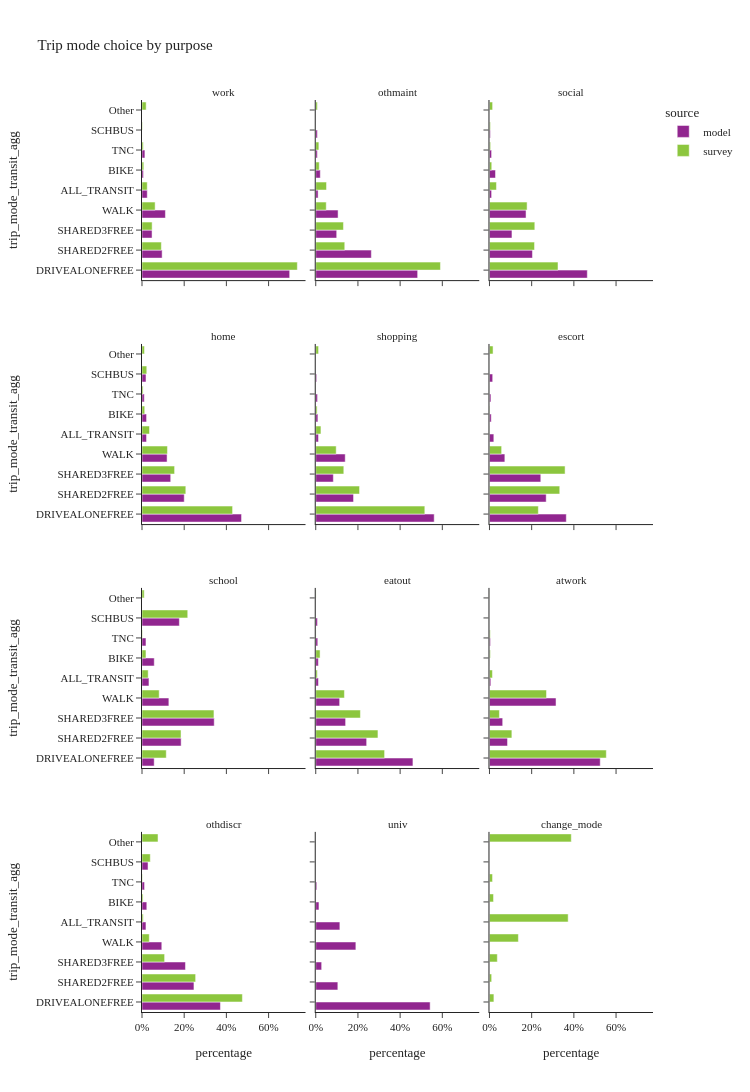
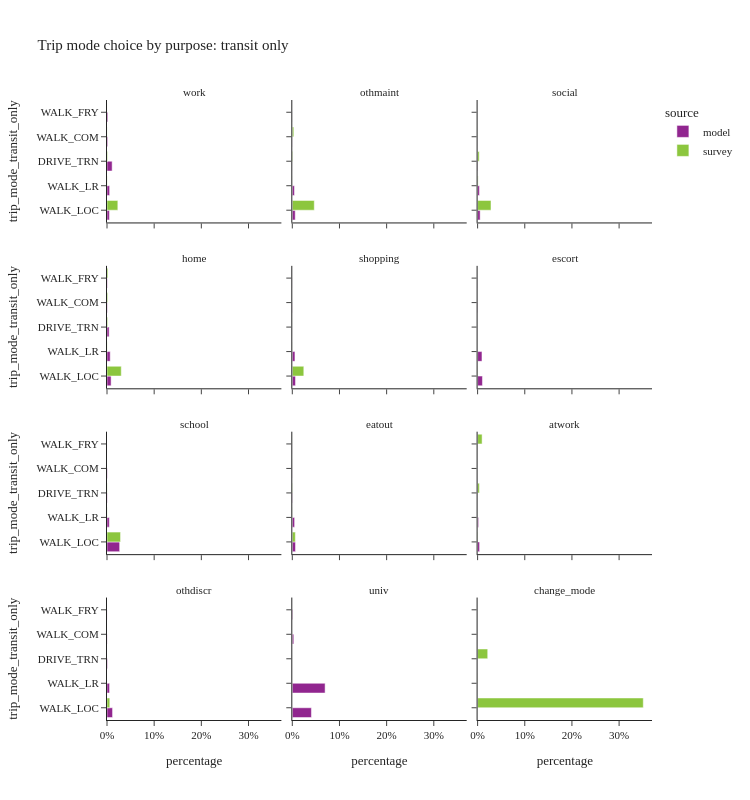

Write notebook code for charts like these, in order.
### Code cell
trip_mode_choice_seg(segment_col='purpose')

### Figure 1 — Plotly figure (JSON) as saved in the notebook; plotly's stock layout.template omitted (floating-point values rounded to 4 significant figures)
{"data": [{"alignmentgroup": "True", "customdata": [[1247894], [170135], [84897], [197887], [44427], [12783], [24610]], "hovertemplate": "source=model<br>purpose=work<br>percentage=%{x}<br>trip_mode_transit_agg=%{y}<br>sample_size=%{customdata[0]}<extra></extra>", "legendgroup": "model", "marker": {"color": "#91268F", "pattern": {"shape": ""}}, "name": "model", "offsetgroup": "model", "orientation": "h", "showlegend": true, "textposition": "auto", "type": "bar", "x": [0.7, 0.09544, 0.04762, 0.111, 0.02492, 0.007171, 0.01381], "xaxis": "x10", "y": ["DRIVEALONEFREE", "SHARED2FREE", "SHARED3FREE", "WALK", "ALL_TRANSIT", "BIKE", "TNC"], "yaxis": "y10"}, {"alignmentgroup": "True", "customdata": [[341061], [186082], [70153], [74774], [7900], [5441], [15220], [5388]], "hovertemplate": "source=model<br>purpose=othmaint<br>percentage=%{x}<br>trip_mode_transit_agg=%{y}<br>sample_size=%{customdata[0]}<extra></extra>", "legendgroup": "model", "marker": {"color": "#91268F", "pattern": {"shape": ""}}, "name": "model", "offsetgroup": "model", "orientation": "h", "showlegend": false, "textposition": "auto", "type": "bar", "x": [0.4831, 0.2636, 0.09936, 0.1059, 0.01119, 0.007707, 0.02156, 0.007632], "xaxis": "x11", "y": ["DRIVEALONEFREE", "SHARED2FREE", "SHARED3FREE", "WALK", "ALL_TRANSIT", "SCHBUS", "BIKE", "TNC"], "yaxis": "y11"}, {"alignmentgroup": "True", "customdata": [[593708], [260757], [136441], [221855], [12930], [5385], [36480], [12812]], "hovertemplate": "source=model<br>purpose=social<br>percentage=%{x}<br>trip_mode_transit_agg=%{y}<br>sample_size=%{customdata[0]}<extra></extra>", "legendgroup": "model", "marker": {"color": "#91268F", "pattern": {"shape": ""}}, "name": "model", "offsetgroup": "model", "orientation": "h", "showlegend": false, "textposition": "auto", "type": "bar", "x": [0.4637, 0.2037, 0.1066, 0.1733, 0.0101, 0.004206, 0.02849, 0.01001], "xaxis": "x12", "y": ["DRIVEALONEFREE", "SHARED2FREE", "SHARED3FREE", "WALK", "ALL_TRANSIT", "SCHBUS", "BIKE", "TNC"], "yaxis": "y12"}, {"alignmentgroup": "True", "customdata": [[2254977], [956812], [650307], [568161], [102775], [90780], [103486], [51732]], "hovertemplate": "source=model<br>purpose=home<br>percentage=%{x}<br>trip_mode_transit_agg=%{y}<br>sample_size=%{customdata[0]}<extra></extra>", "legendgroup": "model", "marker": {"color": "#91268F", "pattern": {"shape": ""}}, "name": "model", "offsetgroup": "model", "orientation": "h", "showlegend": false, "textposition": "auto", "type": "bar", "x": [0.4718, 0.2002, 0.1361, 0.1189, 0.02151, 0.019, 0.02165, 0.01082], "xaxis": "x7", "y": ["DRIVEALONEFREE", "SHARED2FREE", "SHARED3FREE", "WALK", "ALL_TRANSIT", "SCHBUS", "BIKE", "TNC"], "yaxis": "y7"}, {"alignmentgroup": "True", "customdata": [[652090], [208082], [96866], [162301], [14952], [5291], [11832], [9890]], "hovertemplate": "source=model<br>purpose=shopping<br>percentage=%{x}<br>trip_mode_transit_agg=%{y}<br>sample_size=%{customdata[0]}<extra></extra>", "legendgroup": "model", "marker": {"color": "#91268F", "pattern": {"shape": ""}}, "name": "model", "offsetgroup": "model", "orientation": "h", "showlegend": false, "textposition": "auto", "type": "bar", "x": [0.5615, 0.1792, 0.08341, 0.1398, 0.01288, 0.004556, 0.01019, 0.008516], "xaxis": "x8", "y": ["DRIVEALONEFREE", "SHARED2FREE", "SHARED3FREE", "WALK", "ALL_TRANSIT", "SCHBUS", "BIKE", "TNC"], "yaxis": "y8"}, {"alignmentgroup": "True", "customdata": [[357525], [263959], [238795], [71550], [20231], [14951], [8148], [6720]], "hovertemplate": "source=model<br>purpose=escort<br>percentage=%{x}<br>trip_mode_transit_agg=%{y}<br>sample_size=%{customdata[0]}<extra></extra>", "legendgroup": "model", "marker": {"color": "#91268F", "pattern": {"shape": ""}}, "name": "model", "offsetgroup": "model", "orientation": "h", "showlegend": false, "textposition": "auto", "type": "bar", "x": [0.3641, 0.2688, 0.2432, 0.07287, 0.0206, 0.01523, 0.008298, 0.006844], "xaxis": "x9", "y": ["DRIVEALONEFREE", "SHARED2FREE", "SHARED3FREE", "WALK", "ALL_TRANSIT", "SCHBUS", "BIKE", "TNC"], "yaxis": "y9"}, {"alignmentgroup": "True", "customdata": [[29406], [94430], [174240], [64821], [16785], [90141], [29561], [9611]], "hovertemplate": "source=model<br>purpose=school<br>percentage=%{x}<br>trip_mode_transit_agg=%{y}<br>sample_size=%{customdata[0]}<extra></extra>", "legendgroup": "model", "marker": {"color": "#91268F", "pattern": {"shape": ""}}, "name": "model", "offsetgroup": "model", "orientation": "h", "showlegend": false, "textposition": "auto", "type": "bar", "x": [0.05777, 0.1855, 0.3423, 0.1274, 0.03298, 0.1771, 0.05808, 0.01888], "xaxis": "x4", "y": ["DRIVEALONEFREE", "SHARED2FREE", "SHARED3FREE", "WALK", "ALL_TRANSIT", "SCHBUS", "BIKE", "TNC"], "yaxis": "y4"}, {"alignmentgroup": "True", "customdata": [[341355], [178806], [104914], [83977], [9464], [6167], [9123], [7144]], "hovertemplate": "source=model<br>purpose=eatout<br>percentage=%{x}<br>trip_mode_transit_agg=%{y}<br>sample_size=%{customdata[0]}<extra></extra>", "legendgroup": "model", "marker": {"color": "#91268F", "pattern": {"shape": ""}}, "name": "model", "offsetgroup": "model", "orientation": "h", "showlegend": false, "textposition": "auto", "type": "bar", "x": [0.4607, 0.2413, 0.1416, 0.1133, 0.01277, 0.008323, 0.01231, 0.009642], "xaxis": "x5", "y": ["DRIVEALONEFREE", "SHARED2FREE", "SHARED3FREE", "WALK", "ALL_TRANSIT", "SCHBUS", "BIKE", "TNC"], "yaxis": "y5"}, {"alignmentgroup": "True", "customdata": [[115069], [18752], [13721], [69138], [1385], [104], [1032]], "hovertemplate": "source=model<br>purpose=atwork<br>percentage=%{x}<br>trip_mode_transit_agg=%{y}<br>sample_size=%{customdata[0]}<extra></extra>", "legendgroup": "model", "marker": {"color": "#91268F", "pattern": {"shape": ""}}, "name": "model", "offsetgroup": "model", "orientation": "h", "showlegend": false, "textposition": "auto", "type": "bar", "x": [0.5249, 0.08555, 0.0626, 0.3154, 0.006318, 0.0004745, 0.004708], "xaxis": "x6", "y": ["DRIVEALONEFREE", "SHARED2FREE", "SHARED3FREE", "WALK", "ALL_TRANSIT", "BIKE", "TNC"], "yaxis": "y6"}, {"alignmentgroup": "True", "customdata": [[121605], [80537], [67377], [30683], [6138], [9337], [7435], [3953]], "hovertemplate": "source=model<br>purpose=othdiscr<br>percentage=%{x}<br>trip_mode_transit_agg=%{y}<br>sample_size=%{customdata[0]}<extra></extra>", "legendgroup": "model", "marker": {"color": "#91268F", "pattern": {"shape": ""}}, "name": "model", "offsetgroup": "model", "orientation": "h", "showlegend": false, "textposition": "auto", "type": "bar", "x": [0.3718, 0.2462, 0.206, 0.09381, 0.01877, 0.02855, 0.02273, 0.01209], "xaxis": "x", "y": ["DRIVEALONEFREE", "SHARED2FREE", "SHARED3FREE", "WALK", "ALL_TRANSIT", "SCHBUS", "BIKE", "TNC"], "yaxis": "y"}, {"alignmentgroup": "True", "customdata": [[39096], [7554], [2023], [13712], [8248], [1102], [365]], "hovertemplate": "source=model<br>purpose=univ<br>percentage=%{x}<br>trip_mode_transit_agg=%{y}<br>sample_size=%{customdata[0]}<extra></extra>", "legendgroup": "model", "marker": {"color": "#91268F", "pattern": {"shape": ""}}, "name": "model", "offsetgroup": "model", "orientation": "h", "showlegend": false, "textposition": "auto", "type": "bar", "x": [0.5422, 0.1048, 0.02806, 0.1902, 0.1144, 0.01528, 0.005062], "xaxis": "x2", "y": ["DRIVEALONEFREE", "SHARED2FREE", "SHARED3FREE", "WALK", "ALL_TRANSIT", "BIKE", "TNC"], "yaxis": "y2"}, {"alignmentgroup": "True", "customdata": [[3211], [323], [110], [770], [447], [2], [173], [33], [147]], "hovertemplate": "source=survey<br>purpose=work<br>percentage=%{x}<br>trip_mode_transit_agg=%{y}<br>sample_size=%{customdata[0]}<extra></extra>", "legendgroup": "survey", "marker": {"color": "#8CC63E", "pattern": {"shape": ""}}, "name": "survey", "offsetgroup": "survey", "orientation": "h", "showlegend": true, "textposition": "auto", "type": "bar", "x": [0.7363, 0.09177, 0.04801, 0.06224, 0.02482, 0.002361, 0.008581, 0.006135, 0.01974], "xaxis": "x10", "y": ["DRIVEALONEFREE", "SHARED2FREE", "SHARED3FREE", "WALK", "ALL_TRANSIT", "SCHBUS", "BIKE", "TNC", "Other"], "yaxis": "y10"}, {"alignmentgroup": "True", "customdata": [[1018], [410], [176], [241], [116], [22], [17], [47]], "hovertemplate": "source=survey<br>purpose=othmaint<br>percentage=%{x}<br>trip_mode_transit_agg=%{y}<br>sample_size=%{customdata[0]}<extra></extra>", "legendgroup": "survey", "marker": {"color": "#8CC63E", "pattern": {"shape": ""}}, "name": "survey", "offsetgroup": "survey", "orientation": "h", "showlegend": false, "textposition": "auto", "type": "bar", "x": [0.5911, 0.1375, 0.1313, 0.04978, 0.05108, 0.01661, 0.01477, 0.007735], "xaxis": "x11", "y": ["DRIVEALONEFREE", "SHARED2FREE", "SHARED3FREE", "WALK", "ALL_TRANSIT", "BIKE", "TNC", "Other"], "yaxis": "y11"}, {"alignmentgroup": "True", "customdata": [[1842], [1047], [816], [2121], [223], [8], [172], [35], [171]], "hovertemplate": "source=survey<br>purpose=social<br>percentage=%{x}<br>trip_mode_transit_agg=%{y}<br>sample_size=%{customdata[0]}<extra></extra>", "legendgroup": "survey", "marker": {"color": "#8CC63E", "pattern": {"shape": ""}}, "name": "survey", "offsetgroup": "survey", "orientation": "h", "showlegend": false, "textposition": "auto", "type": "bar", "x": [0.3248, 0.2135, 0.2148, 0.1783, 0.03303, 0.004526, 0.01077, 0.005369, 0.01481], "xaxis": "x12", "y": ["DRIVEALONEFREE", "SHARED2FREE", "SHARED3FREE", "WALK", "ALL_TRANSIT", "SCHBUS", "BIKE", "TNC", "Other"], "yaxis": "y12"}, {"alignmentgroup": "True", "customdata": [[4817], [2279], [1430], [2960], [726], [134], [374], [66], [209]], "hovertemplate": "source=survey<br>purpose=home<br>percentage=%{x}<br>trip_mode_transit_agg=%{y}<br>sample_size=%{customdata[0]}<extra></extra>", "legendgroup": "survey", "marker": {"color": "#8CC63E", "pattern": {"shape": ""}}, "name": "survey", "offsetgroup": "survey", "orientation": "h", "showlegend": false, "textposition": "auto", "type": "bar", "x": [0.4294, 0.2077, 0.1545, 0.1207, 0.03552, 0.0226, 0.01288, 0.00513, 0.01161], "xaxis": "x7", "y": ["DRIVEALONEFREE", "SHARED2FREE", "SHARED3FREE", "WALK", "ALL_TRANSIT", "SCHBUS", "BIKE", "TNC", "Other"], "yaxis": "y7"}, {"alignmentgroup": "True", "customdata": [[2130], [1046], [505], [711], [163], [53], [4], [64]], "hovertemplate": "source=survey<br>purpose=shopping<br>percentage=%{x}<br>trip_mode_transit_agg=%{y}<br>sample_size=%{customdata[0]}<extra></extra>", "legendgroup": "survey", "marker": {"color": "#8CC63E", "pattern": {"shape": ""}}, "name": "survey", "offsetgroup": "survey", "orientation": "h", "showlegend": false, "textposition": "auto", "type": "bar", "x": [0.517, 0.2076, 0.1331, 0.09691, 0.02466, 0.006537, 0.0007081, 0.01342], "xaxis": "x8", "y": ["DRIVEALONEFREE", "SHARED2FREE", "SHARED3FREE", "WALK", "ALL_TRANSIT", "BIKE", "TNC", "Other"], "yaxis": "y8"}, {"alignmentgroup": "True", "customdata": [[660], [953], [738], [319], [12], [3], [52], [2], [23]], "hovertemplate": "source=survey<br>purpose=escort<br>percentage=%{x}<br>trip_mode_transit_agg=%{y}<br>sample_size=%{customdata[0]}<extra></extra>", "legendgroup": "survey", "marker": {"color": "#8CC63E", "pattern": {"shape": ""}}, "name": "survey", "offsetgroup": "survey", "orientation": "h", "showlegend": false, "textposition": "auto", "type": "bar", "x": [0.2315, 0.3331, 0.3584, 0.05763, 0.0005046, 0.0001123, 0.001548, 0.0001868, 0.01699], "xaxis": "x9", "y": ["DRIVEALONEFREE", "SHARED2FREE", "SHARED3FREE", "WALK", "ALL_TRANSIT", "SCHBUS", "BIKE", "TNC", "Other"], "yaxis": "y9"}, {"alignmentgroup": "True", "customdata": [[61], [219], [232], [153], [50], [152], [27], [4], [8]], "hovertemplate": "source=survey<br>purpose=school<br>percentage=%{x}<br>trip_mode_transit_agg=%{y}<br>sample_size=%{customdata[0]}<extra></extra>", "legendgroup": "survey", "marker": {"color": "#8CC63E", "pattern": {"shape": ""}}, "name": "survey", "offsetgroup": "survey", "orientation": "h", "showlegend": false, "textposition": "auto", "type": "bar", "x": [0.1151, 0.185, 0.3411, 0.08152, 0.02933, 0.2168, 0.01881, 0.002025, 0.01045], "xaxis": "x4", "y": ["DRIVEALONEFREE", "SHARED2FREE", "SHARED3FREE", "WALK", "ALL_TRANSIT", "SCHBUS", "BIKE", "TNC", "Other"], "yaxis": "y4"}, {"alignmentgroup": "True", "customdata": [[785], [604], [383], [652], [89], [1], [48], [11], [35]], "hovertemplate": "source=survey<br>purpose=eatout<br>percentage=%{x}<br>trip_mode_transit_agg=%{y}<br>sample_size=%{customdata[0]}<extra></extra>", "legendgroup": "survey", "marker": {"color": "#8CC63E", "pattern": {"shape": ""}}, "name": "survey", "offsetgroup": "survey", "orientation": "h", "showlegend": false, "textposition": "auto", "type": "bar", "x": [0.3263, 0.2949, 0.2118, 0.136, 0.007462, 1.047e-05, 0.02052, 0.001505, 0.001537], "xaxis": "x5", "y": ["DRIVEALONEFREE", "SHARED2FREE", "SHARED3FREE", "WALK", "ALL_TRANSIT", "SCHBUS", "BIKE", "TNC", "Other"], "yaxis": "y5"}, {"alignmentgroup": "True", "customdata": [[315], [50], [45], [331], [8], [8], [1], [31]], "hovertemplate": "source=survey<br>purpose=atwork<br>percentage=%{x}<br>trip_mode_transit_agg=%{y}<br>sample_size=%{customdata[0]}<extra></extra>", "legendgroup": "survey", "marker": {"color": "#8CC63E", "pattern": {"shape": ""}}, "name": "survey", "offsetgroup": "survey", "orientation": "h", "showlegend": false, "textposition": "auto", "type": "bar", "x": [0.5538, 0.1061, 0.04712, 0.2703, 0.01397, 0.00421, 0.003755, 0.0007328], "xaxis": "x6", "y": ["DRIVEALONEFREE", "SHARED2FREE", "SHARED3FREE", "WALK", "ALL_TRANSIT", "BIKE", "TNC", "Other"], "yaxis": "y6"}, {"alignmentgroup": "True", "customdata": [[175], [97], [60], [90], [21], [15], [10], [2], [41]], "hovertemplate": "source=survey<br>purpose=othdiscr<br>percentage=%{x}<br>trip_mode_transit_agg=%{y}<br>sample_size=%{customdata[0]}<extra></extra>", "legendgroup": "survey", "marker": {"color": "#8CC63E", "pattern": {"shape": ""}}, "name": "survey", "offsetgroup": "survey", "orientation": "h", "showlegend": false, "textposition": "auto", "type": "bar", "x": [0.4759, 0.2543, 0.1072, 0.03447, 0.005884, 0.03932, 0.004966, 0.002126, 0.07595], "xaxis": "x", "y": ["DRIVEALONEFREE", "SHARED2FREE", "SHARED3FREE", "WALK", "ALL_TRANSIT", "SCHBUS", "BIKE", "TNC", "Other"], "yaxis": "y"}, {"alignmentgroup": "True", "customdata": [[1], [6], [3], [6], [25], [1], [5], [8]], "hovertemplate": "source=survey<br>purpose=change_mode<br>percentage=%{x}<br>trip_mode_transit_agg=%{y}<br>sample_size=%{customdata[0]}<extra></extra>", "legendgroup": "survey", "marker": {"color": "#8CC63E", "pattern": {"shape": ""}}, "name": "survey", "offsetgroup": "survey", "orientation": "h", "showlegend": false, "textposition": "auto", "type": "bar", "x": [0.02096, 0.01031, 0.03719, 0.137, 0.373, 0.01918, 0.01451, 0.3878], "xaxis": "x3", "y": ["DRIVEALONEFREE", "SHARED2FREE", "SHARED3FREE", "WALK", "ALL_TRANSIT", "BIKE", "TNC", "Other"], "yaxis": "y3"}], "layout": {"annotations": [{"font": {}, "showarrow": false, "text": "othdiscr", "x": 0.16, "xanchor": "center", "xref": "paper", "y": 0.1975, "yanchor": "bottom", "yref": "paper"}, {"font": {}, "showarrow": false, "text": "univ", "x": 0.5, "xanchor": "center", "xref": "paper", "y": 0.1975, "yanchor": "bottom", "yref": "paper"}, {"font": {}, "showarrow": false, "text": "change_mode", "x": 0.84, "xanchor": "center", "xref": "paper", "y": 0.1975, "yanchor": "bottom", "yref": "paper"}, {"font": {}, "showarrow": false, "text": "school", "x": 0.16, "xanchor": "center", "xref": "paper", "y": 0.465, "yanchor": "bottom", "yref": "paper"}, {"font": {}, "showarrow": false, "text": "eatout", "x": 0.5, "xanchor": "center", "xref": "paper", "y": 0.465, "yanchor": "bottom", "yref": "paper"}, {"font": {}, "showarrow": false, "text": "atwork", "x": 0.84, "xanchor": "center", "xref": "paper", "y": 0.465, "yanchor": "bottom", "yref": "paper"}, {"font": {}, "showarrow": false, "text": "home", "x": 0.16, "xanchor": "center", "xref": "paper", "y": 0.7325, "yanchor": "bottom", "yref": "paper"}, {"font": {}, "showarrow": false, "text": "shopping", "x": 0.5, "xanchor": "center", "xref": "paper", "y": 0.7325, "yanchor": "bottom", "yref": "paper"}, {"font": {}, "showarrow": false, "text": "escort", "x": 0.84, "xanchor": "center", "xref": "paper", "y": 0.7325, "yanchor": "bottom", "yref": "paper"}, {"font": {}, "showarrow": false, "text": "work", "x": 0.16, "xanchor": "center", "xref": "paper", "y": 1.0, "yanchor": "bottom", "yref": "paper"}, {"font": {}, "showarrow": false, "text": "othmaint", "x": 0.5, "xanchor": "center", "xref": "paper", "y": 1.0, "yanchor": "bottom", "yref": "paper"}, {"font": {}, "showarrow": false, "text": "social", "x": 0.84, "xanchor": "center", "xref": "paper", "y": 1.0, "yanchor": "bottom", "yref": "paper"}], "barmode": "group", "height": 1200, "legend": {"title": {"text": "source"}, "tracegroupgap": 0}, "title": {"text": "Trip mode choice by purpose"}, "width": 750, "xaxis": {"anchor": "y", "domain": [0.0, 0.32], "tickformat": ".0%", "title": {"text": "percentage"}}, "xaxis10": {"anchor": "y10", "domain": [0.0, 0.32], "matches": "x", "showticklabels": false, "tickformat": ".0%"}, "xaxis11": {"anchor": "y11", "domain": [0.34, 0.66], "matches": "x", "showticklabels": false, "tickformat": ".0%"}, "xaxis12": {"anchor": "y12", "domain": [0.68, 1.0], "matches": "x", "showticklabels": false, "tickformat": ".0%"}, "xaxis2": {"anchor": "y2", "domain": [0.34, 0.66], "matches": "x", "tickformat": ".0%", "title": {"text": "percentage"}}, "xaxis3": {"anchor": "y3", "domain": [0.68, 1.0], "matches": "x", "tickformat": ".0%", "title": {"text": "percentage"}}, "xaxis4": {"anchor": "y4", "domain": [0.0, 0.32], "matches": "x", "showticklabels": false, "tickformat": ".0%"}, "xaxis5": {"anchor": "y5", "domain": [0.34, 0.66], "matches": "x", "showticklabels": false, "tickformat": ".0%"}, "xaxis6": {"anchor": "y6", "domain": [0.68, 1.0], "matches": "x", "showticklabels": false, "tickformat": ".0%"}, "xaxis7": {"anchor": "y7", "domain": [0.0, 0.32], "matches": "x", "showticklabels": false, "tickformat": ".0%"}, "xaxis8": {"anchor": "y8", "domain": [0.34, 0.66], "matches": "x", "showticklabels": false, "tickformat": ".0%"}, "xaxis9": {"anchor": "y9", "domain": [0.68, 1.0], "matches": "x", "showticklabels": false, "tickformat": ".0%"}, "yaxis": {"anchor": "x", "domain": [0.0, 0.1975], "title": {"text": "trip_mode_transit_agg"}}, "yaxis10": {"anchor": "x10", "domain": [0.8025, 1.0], "matches": "y", "title": {"text": "trip_mode_transit_agg"}}, "yaxis11": {"anchor": "x11", "domain": [0.8025, 1.0], "matches": "y", "showticklabels": false}, "yaxis12": {"anchor": "x12", "domain": [0.8025, 1.0], "matches": "y", "showticklabels": false}, "yaxis2": {"anchor": "x2", "domain": [0.0, 0.1975], "matches": "y", "showticklabels": false}, "yaxis3": {"anchor": "x3", "domain": [0.0, 0.1975], "matches": "y", "showticklabels": false}, "yaxis4": {"anchor": "x4", "domain": [0.2675, 0.465], "matches": "y", "title": {"text": "trip_mode_transit_agg"}}, "yaxis5": {"anchor": "x5", "domain": [0.2675, 0.465], "matches": "y", "showticklabels": false}, "yaxis6": {"anchor": "x6", "domain": [0.2675, 0.465], "matches": "y", "showticklabels": false}, "yaxis7": {"anchor": "x7", "domain": [0.535, 0.7325], "matches": "y", "title": {"text": "trip_mode_transit_agg"}}, "yaxis8": {"anchor": "x8", "domain": [0.535, 0.7325], "matches": "y", "showticklabels": false}, "yaxis9": {"anchor": "x9", "domain": [0.535, 0.7325], "matches": "y", "showticklabels": false}}}

### Figure 2 — Plotly figure (JSON) as saved in the notebook; plotly's stock layout.template omitted (floating-point values rounded to 4 significant figures)
{"data": [{"alignmentgroup": "True", "customdata": [[9043], [9927], [19420], [2814], [3223]], "hovertemplate": "source=model<br>purpose=work<br>percentage=%{x}<br>trip_mode_transit_only=%{y}<br>sample_size=%{customdata[0]}<extra></extra>", "legendgroup": "model", "marker": {"color": "#91268F", "pattern": {"shape": ""}}, "name": "model", "offsetgroup": "model", "orientation": "h", "showlegend": true, "textposition": "auto", "type": "bar", "x": [0.005073, 0.005569, 0.01089, 0.001579, 0.001808], "xaxis": "x10", "y": ["WALK_LOC", "WALK_LR", "DRIVE_TRN", "WALK_COM", "WALK_FRY"], "yaxis": "y10"}, {"alignmentgroup": "True", "customdata": [[4384], [3195], [19], [202], [100]], "hovertemplate": "source=model<br>purpose=othmaint<br>percentage=%{x}<br>trip_mode_transit_only=%{y}<br>sample_size=%{customdata[0]}<extra></extra>", "legendgroup": "model", "marker": {"color": "#91268F", "pattern": {"shape": ""}}, "name": "model", "offsetgroup": "model", "orientation": "h", "showlegend": false, "textposition": "auto", "type": "bar", "x": [0.006209, 0.004525, 2.691e-05, 0.0002861, 0.0001416], "xaxis": "x11", "y": ["WALK_LOC", "WALK_LR", "DRIVE_TRN", "WALK_COM", "WALK_FRY"], "yaxis": "y11"}, {"alignmentgroup": "True", "customdata": [[6887], [4927], [921], [162], [33]], "hovertemplate": "source=model<br>purpose=social<br>percentage=%{x}<br>trip_mode_transit_only=%{y}<br>sample_size=%{customdata[0]}<extra></extra>", "legendgroup": "model", "marker": {"color": "#91268F", "pattern": {"shape": ""}}, "name": "model", "offsetgroup": "model", "orientation": "h", "showlegend": false, "textposition": "auto", "type": "bar", "x": [0.005379, 0.003848, 0.0007193, 0.0001265, 2.577e-05], "xaxis": "x12", "y": ["WALK_LOC", "WALK_LR", "DRIVE_TRN", "WALK_COM", "WALK_FRY"], "yaxis": "y12"}, {"alignmentgroup": "True", "customdata": [[41570], [32448], [21396], [3719], [3642]], "hovertemplate": "source=model<br>purpose=home<br>percentage=%{x}<br>trip_mode_transit_only=%{y}<br>sample_size=%{customdata[0]}<extra></extra>", "legendgroup": "model", "marker": {"color": "#91268F", "pattern": {"shape": ""}}, "name": "model", "offsetgroup": "model", "orientation": "h", "showlegend": false, "textposition": "auto", "type": "bar", "x": [0.008698, 0.00679, 0.004477, 0.0007782, 0.0007621], "xaxis": "x7", "y": ["WALK_LOC", "WALK_LR", "DRIVE_TRN", "WALK_COM", "WALK_FRY"], "yaxis": "y7"}, {"alignmentgroup": "True", "customdata": [[7864], [6527], [22], [386], [153]], "hovertemplate": "source=model<br>purpose=shopping<br>percentage=%{x}<br>trip_mode_transit_only=%{y}<br>sample_size=%{customdata[0]}<extra></extra>", "legendgroup": "model", "marker": {"color": "#91268F", "pattern": {"shape": ""}}, "name": "model", "offsetgroup": "model", "orientation": "h", "showlegend": false, "textposition": "auto", "type": "bar", "x": [0.006772, 0.00562, 1.894e-05, 0.0003324, 0.0001317], "xaxis": "x8", "y": ["WALK_LOC", "WALK_LR", "DRIVE_TRN", "WALK_COM", "WALK_FRY"], "yaxis": "y8"}, {"alignmentgroup": "True", "customdata": [[10078], [9093], [66], [727], [267]], "hovertemplate": "source=model<br>purpose=escort<br>percentage=%{x}<br>trip_mode_transit_only=%{y}<br>sample_size=%{customdata[0]}<extra></extra>", "legendgroup": "model", "marker": {"color": "#91268F", "pattern": {"shape": ""}}, "name": "model", "offsetgroup": "model", "orientation": "h", "showlegend": false, "textposition": "auto", "type": "bar", "x": [0.01026, 0.009261, 6.722e-05, 0.0007404, 0.0002719], "xaxis": "x9", "y": ["WALK_LOC", "WALK_LR", "DRIVE_TRN", "WALK_COM", "WALK_FRY"], "yaxis": "y9"}, {"alignmentgroup": "True", "customdata": [[13665], [2499], [273], [323], [25]], "hovertemplate": "source=model<br>purpose=school<br>percentage=%{x}<br>trip_mode_transit_only=%{y}<br>sample_size=%{customdata[0]}<extra></extra>", "legendgroup": "model", "marker": {"color": "#91268F", "pattern": {"shape": ""}}, "name": "model", "offsetgroup": "model", "orientation": "h", "showlegend": false, "textposition": "auto", "type": "bar", "x": [0.02685, 0.00491, 0.0005364, 0.0006346, 4.912e-05], "xaxis": "x4", "y": ["WALK_LOC", "WALK_LR", "DRIVE_TRN", "WALK_COM", "WALK_FRY"], "yaxis": "y4"}, {"alignmentgroup": "True", "customdata": [[5047], [3645], [508], [179], [85]], "hovertemplate": "source=model<br>purpose=eatout<br>percentage=%{x}<br>trip_mode_transit_only=%{y}<br>sample_size=%{customdata[0]}<extra></extra>", "legendgroup": "model", "marker": {"color": "#91268F", "pattern": {"shape": ""}}, "name": "model", "offsetgroup": "model", "orientation": "h", "showlegend": false, "textposition": "auto", "type": "bar", "x": [0.006812, 0.004919, 0.0006856, 0.0002416, 0.0001147], "xaxis": "x5", "y": ["WALK_LOC", "WALK_LR", "DRIVE_TRN", "WALK_COM", "WALK_FRY"], "yaxis": "y5"}, {"alignmentgroup": "True", "customdata": [[921], [460], [4]], "hovertemplate": "source=model<br>purpose=atwork<br>percentage=%{x}<br>trip_mode_transit_only=%{y}<br>sample_size=%{customdata[0]}<extra></extra>", "legendgroup": "model", "marker": {"color": "#91268F", "pattern": {"shape": ""}}, "name": "model", "offsetgroup": "model", "orientation": "h", "showlegend": false, "textposition": "auto", "type": "bar", "x": [0.004202, 0.002099, 1.825e-05], "xaxis": "x6", "y": ["WALK_LOC", "WALK_LR", "WALK_COM"], "yaxis": "y6"}, {"alignmentgroup": "True", "customdata": [[3846], [1766], [361], [107], [58]], "hovertemplate": "source=model<br>purpose=othdiscr<br>percentage=%{x}<br>trip_mode_transit_only=%{y}<br>sample_size=%{customdata[0]}<extra></extra>", "legendgroup": "model", "marker": {"color": "#91268F", "pattern": {"shape": ""}}, "name": "model", "offsetgroup": "model", "orientation": "h", "showlegend": false, "textposition": "auto", "type": "bar", "x": [0.01176, 0.0054, 0.001104, 0.0003272, 0.0001773], "xaxis": "x", "y": ["WALK_LOC", "WALK_LR", "DRIVE_TRN", "WALK_COM", "WALK_FRY"], "yaxis": "y"}, {"alignmentgroup": "True", "customdata": [[2922], [5014], [226], [86]], "hovertemplate": "source=model<br>purpose=univ<br>percentage=%{x}<br>trip_mode_transit_only=%{y}<br>sample_size=%{customdata[0]}<extra></extra>", "legendgroup": "model", "marker": {"color": "#91268F", "pattern": {"shape": ""}}, "name": "model", "offsetgroup": "model", "orientation": "h", "showlegend": false, "textposition": "auto", "type": "bar", "x": [0.04053, 0.06954, 0.003135, 0.001193], "xaxis": "x2", "y": ["WALK_LOC", "WALK_LR", "WALK_COM", "WALK_FRY"], "yaxis": "y2"}, {"alignmentgroup": "True", "customdata": [[389], [26], [19], [8], [5]], "hovertemplate": "source=survey<br>purpose=work<br>percentage=%{x}<br>trip_mode_transit_only=%{y}<br>sample_size=%{customdata[0]}<extra></extra>", "legendgroup": "survey", "marker": {"color": "#8CC63E", "pattern": {"shape": ""}}, "name": "survey", "offsetgroup": "survey", "orientation": "h", "showlegend": true, "textposition": "auto", "type": "bar", "x": [0.02297, 0.0003067, 0.001261, 0.0002054, 7.607e-05], "xaxis": "x10", "y": ["WALK_LOC", "WALK_LR", "DRIVE_TRN", "WALK_COM", "WALK_FRY"], "yaxis": "y10"}, {"alignmentgroup": "True", "customdata": [[106], [5], [4], [1]], "hovertemplate": "source=survey<br>purpose=othmaint<br>percentage=%{x}<br>trip_mode_transit_only=%{y}<br>sample_size=%{customdata[0]}<extra></extra>", "legendgroup": "survey", "marker": {"color": "#8CC63E", "pattern": {"shape": ""}}, "name": "survey", "offsetgroup": "survey", "orientation": "h", "showlegend": false, "textposition": "auto", "type": "bar", "x": [0.04663, 0.0001244, 0.001118, 0.003205], "xaxis": "x11", "y": ["WALK_LOC", "WALK_LR", "DRIVE_TRN", "WALK_COM"], "yaxis": "y11"}, {"alignmentgroup": "True", "customdata": [[176], [23], [22], [2]], "hovertemplate": "source=survey<br>purpose=social<br>percentage=%{x}<br>trip_mode_transit_only=%{y}<br>sample_size=%{customdata[0]}<extra></extra>", "legendgroup": "survey", "marker": {"color": "#8CC63E", "pattern": {"shape": ""}}, "name": "survey", "offsetgroup": "survey", "orientation": "h", "showlegend": false, "textposition": "auto", "type": "bar", "x": [0.02842, 0.001062, 0.003416, 0.0001325], "xaxis": "x12", "y": ["WALK_LOC", "WALK_LR", "DRIVE_TRN", "WALK_COM"], "yaxis": "y12"}, {"alignmentgroup": "True", "customdata": [[641], [39], [28], [7], [11]], "hovertemplate": "source=survey<br>purpose=home<br>percentage=%{x}<br>trip_mode_transit_only=%{y}<br>sample_size=%{customdata[0]}<extra></extra>", "legendgroup": "survey", "marker": {"color": "#8CC63E", "pattern": {"shape": ""}}, "name": "survey", "offsetgroup": "survey", "orientation": "h", "showlegend": false, "textposition": "auto", "type": "bar", "x": [0.03023, 0.0003035, 0.001454, 0.001566, 0.001963], "xaxis": "x7", "y": ["WALK_LOC", "WALK_LR", "DRIVE_TRN", "WALK_COM", "WALK_FRY"], "yaxis": "y7"}, {"alignmentgroup": "True", "customdata": [[147], [10], [3], [3]], "hovertemplate": "source=survey<br>purpose=shopping<br>percentage=%{x}<br>trip_mode_transit_only=%{y}<br>sample_size=%{customdata[0]}<extra></extra>", "legendgroup": "survey", "marker": {"color": "#8CC63E", "pattern": {"shape": ""}}, "name": "survey", "offsetgroup": "survey", "orientation": "h", "showlegend": false, "textposition": "auto", "type": "bar", "x": [0.02441, 0.0002099, 3.043e-05, 9.035e-06], "xaxis": "x8", "y": ["WALK_LOC", "WALK_LR", "DRIVE_TRN", "WALK_COM"], "yaxis": "y8"}, {"alignmentgroup": "True", "customdata": [[10], [1], [1]], "hovertemplate": "source=survey<br>purpose=escort<br>percentage=%{x}<br>trip_mode_transit_only=%{y}<br>sample_size=%{customdata[0]}<extra></extra>", "legendgroup": "survey", "marker": {"color": "#8CC63E", "pattern": {"shape": ""}}, "name": "survey", "offsetgroup": "survey", "orientation": "h", "showlegend": false, "textposition": "auto", "type": "bar", "x": [0.0005046, 0.0, 0.0], "xaxis": "x9", "y": ["WALK_LOC", "WALK_LR", "DRIVE_TRN"], "yaxis": "y9"}, {"alignmentgroup": "True", "customdata": [[47], [1], [2]], "hovertemplate": "source=survey<br>purpose=school<br>percentage=%{x}<br>trip_mode_transit_only=%{y}<br>sample_size=%{customdata[0]}<extra></extra>", "legendgroup": "survey", "marker": {"color": "#8CC63E", "pattern": {"shape": ""}}, "name": "survey", "offsetgroup": "survey", "orientation": "h", "showlegend": false, "textposition": "auto", "type": "bar", "x": [0.02871, 0.0002525, 0.0003682], "xaxis": "x4", "y": ["WALK_LOC", "WALK_LR", "DRIVE_TRN"], "yaxis": "y4"}, {"alignmentgroup": "True", "customdata": [[77], [7], [2], [2], [1]], "hovertemplate": "source=survey<br>purpose=eatout<br>percentage=%{x}<br>trip_mode_transit_only=%{y}<br>sample_size=%{customdata[0]}<extra></extra>", "legendgroup": "survey", "marker": {"color": "#8CC63E", "pattern": {"shape": ""}}, "name": "survey", "offsetgroup": "survey", "orientation": "h", "showlegend": false, "textposition": "auto", "type": "bar", "x": [0.006461, 0.0002236, 0.0006424, 0.0001122, 2.257e-05], "xaxis": "x5", "y": ["WALK_LOC", "WALK_LR", "DRIVE_TRN", "WALK_COM", "WALK_FRY"], "yaxis": "y5"}, {"alignmentgroup": "True", "customdata": [[6], [1], [1]], "hovertemplate": "source=survey<br>purpose=atwork<br>percentage=%{x}<br>trip_mode_transit_only=%{y}<br>sample_size=%{customdata[0]}<extra></extra>", "legendgroup": "survey", "marker": {"color": "#8CC63E", "pattern": {"shape": ""}}, "name": "survey", "offsetgroup": "survey", "orientation": "h", "showlegend": false, "textposition": "auto", "type": "bar", "x": [0.0006831, 0.003755, 0.009531], "xaxis": "x6", "y": ["WALK_LOC", "DRIVE_TRN", "WALK_FRY"], "yaxis": "y6"}, {"alignmentgroup": "True", "customdata": [[19], [2]], "hovertemplate": "source=survey<br>purpose=othdiscr<br>percentage=%{x}<br>trip_mode_transit_only=%{y}<br>sample_size=%{customdata[0]}<extra></extra>", "legendgroup": "survey", "marker": {"color": "#8CC63E", "pattern": {"shape": ""}}, "name": "survey", "offsetgroup": "survey", "orientation": "h", "showlegend": false, "textposition": "auto", "type": "bar", "x": [0.005884, 0.0], "xaxis": "x", "y": ["WALK_LOC", "WALK_LR"], "yaxis": "y"}, {"alignmentgroup": "True", "customdata": [[20], [2], [3]], "hovertemplate": "source=survey<br>purpose=change_mode<br>percentage=%{x}<br>trip_mode_transit_only=%{y}<br>sample_size=%{customdata[0]}<extra></extra>", "legendgroup": "survey", "marker": {"color": "#8CC63E", "pattern": {"shape": ""}}, "name": "survey", "offsetgroup": "survey", "orientation": "h", "showlegend": false, "textposition": "auto", "type": "bar", "x": [0.3513, 0.00031, 0.02143], "xaxis": "x3", "y": ["WALK_LOC", "WALK_LR", "DRIVE_TRN"], "yaxis": "y3"}], "layout": {"annotations": [{"font": {}, "showarrow": false, "text": "othdiscr", "x": 0.16, "xanchor": "center", "xref": "paper", "y": 0.1975, "yanchor": "bottom", "yref": "paper"}, {"font": {}, "showarrow": false, "text": "univ", "x": 0.5, "xanchor": "center", "xref": "paper", "y": 0.1975, "yanchor": "bottom", "yref": "paper"}, {"font": {}, "showarrow": false, "text": "change_mode", "x": 0.84, "xanchor": "center", "xref": "paper", "y": 0.1975, "yanchor": "bottom", "yref": "paper"}, {"font": {}, "showarrow": false, "text": "school", "x": 0.16, "xanchor": "center", "xref": "paper", "y": 0.465, "yanchor": "bottom", "yref": "paper"}, {"font": {}, "showarrow": false, "text": "eatout", "x": 0.5, "xanchor": "center", "xref": "paper", "y": 0.465, "yanchor": "bottom", "yref": "paper"}, {"font": {}, "showarrow": false, "text": "atwork", "x": 0.84, "xanchor": "center", "xref": "paper", "y": 0.465, "yanchor": "bottom", "yref": "paper"}, {"font": {}, "showarrow": false, "text": "home", "x": 0.16, "xanchor": "center", "xref": "paper", "y": 0.7325, "yanchor": "bottom", "yref": "paper"}, {"font": {}, "showarrow": false, "text": "shopping", "x": 0.5, "xanchor": "center", "xref": "paper", "y": 0.7325, "yanchor": "bottom", "yref": "paper"}, {"font": {}, "showarrow": false, "text": "escort", "x": 0.84, "xanchor": "center", "xref": "paper", "y": 0.7325, "yanchor": "bottom", "yref": "paper"}, {"font": {}, "showarrow": false, "text": "work", "x": 0.16, "xanchor": "center", "xref": "paper", "y": 1.0, "yanchor": "bottom", "yref": "paper"}, {"font": {}, "showarrow": false, "text": "othmaint", "x": 0.5, "xanchor": "center", "xref": "paper", "y": 1.0, "yanchor": "bottom", "yref": "paper"}, {"font": {}, "showarrow": false, "text": "social", "x": 0.84, "xanchor": "center", "xref": "paper", "y": 1.0, "yanchor": "bottom", "yref": "paper"}], "barmode": "group", "height": 800, "legend": {"title": {"text": "source"}, "tracegroupgap": 0}, "title": {"text": "Trip mode choice by purpose: transit only"}, "width": 750, "xaxis": {"anchor": "y", "domain": [0.0, 0.32], "tickformat": ".0%", "title": {"text": "percentage"}}, "xaxis10": {"anchor": "y10", "domain": [0.0, 0.32], "matches": "x", "showticklabels": false, "tickformat": ".0%"}, "xaxis11": {"anchor": "y11", "domain": [0.34, 0.66], "matches": "x", "showticklabels": false, "tickformat": ".0%"}, "xaxis12": {"anchor": "y12", "domain": [0.68, 1.0], "matches": "x", "showticklabels": false, "tickformat": ".0%"}, "xaxis2": {"anchor": "y2", "domain": [0.34, 0.66], "matches": "x", "tickformat": ".0%", "title": {"text": "percentage"}}, "xaxis3": {"anchor": "y3", "domain": [0.68, 1.0], "matches": "x", "tickformat": ".0%", "title": {"text": "percentage"}}, "xaxis4": {"anchor": "y4", "domain": [0.0, 0.32], "matches": "x", "showticklabels": false, "tickformat": ".0%"}, "xaxis5": {"anchor": "y5", "domain": [0.34, 0.66], "matches": "x", "showticklabels": false, "tickformat": ".0%"}, "xaxis6": {"anchor": "y6", "domain": [0.68, 1.0], "matches": "x", "showticklabels": false, "tickformat": ".0%"}, "xaxis7": {"anchor": "y7", "domain": [0.0, 0.32], "matches": "x", "showticklabels": false, "tickformat": ".0%"}, "xaxis8": {"anchor": "y8", "domain": [0.34, 0.66], "matches": "x", "showticklabels": false, "tickformat": ".0%"}, "xaxis9": {"anchor": "y9", "domain": [0.68, 1.0], "matches": "x", "showticklabels": false, "tickformat": ".0%"}, "yaxis": {"anchor": "x", "domain": [0.0, 0.1975], "title": {"text": "trip_mode_transit_only"}}, "yaxis10": {"anchor": "x10", "domain": [0.8025, 1.0], "matches": "y", "title": {"text": "trip_mode_transit_only"}}, "yaxis11": {"anchor": "x11", "domain": [0.8025, 1.0], "matches": "y", "showticklabels": false}, "yaxis12": {"anchor": "x12", "domain": [0.8025, 1.0], "matches": "y", "showticklabels": false}, "yaxis2": {"anchor": "x2", "domain": [0.0, 0.1975], "matches": "y", "showticklabels": false}, "yaxis3": {"anchor": "x3", "domain": [0.0, 0.1975], "matches": "y", "showticklabels": false}, "yaxis4": {"anchor": "x4", "domain": [0.2675, 0.465], "matches": "y", "title": {"text": "trip_mode_transit_only"}}, "yaxis5": {"anchor": "x5", "domain": [0.2675, 0.465], "matches": "y", "showticklabels": false}, "yaxis6": {"anchor": "x6", "domain": [0.2675, 0.465], "matches": "y", "showticklabels": false}, "yaxis7": {"anchor": "x7", "domain": [0.535, 0.7325], "matches": "y", "title": {"text": "trip_mode_transit_only"}}, "yaxis8": {"anchor": "x8", "domain": [0.535, 0.7325], "matches": "y", "showticklabels": false}, "yaxis9": {"anchor": "x9", "domain": [0.535, 0.7325], "matches": "y", "showticklabels": false}}}
